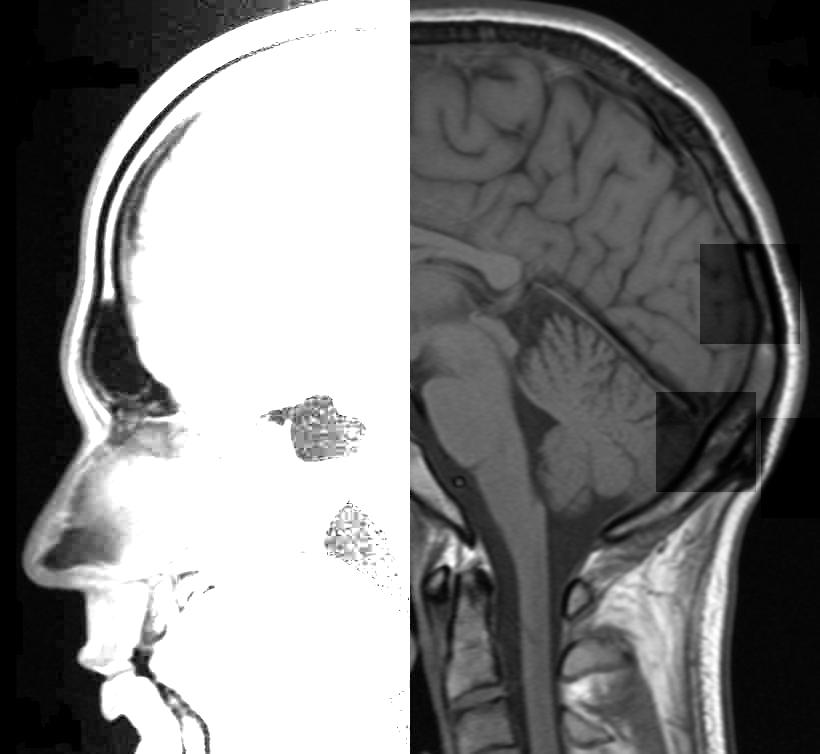
%> input picture Lab4/brain.jpg, 820 x 754 px
$ octave Histogram.m   (GNU Octave 9; MATLAB toolbox functions it lacks are replaced by stand-ins)
%> lines starting %> are read from the running program, lines starting %| are printed output that depends on the picture
% EE368/CS232 Digital Image Processing
% Bernd Girod
% Department of Electrical Engineering, Stanford University

% Script by Qiyuan Tian and David Chen
% Example histogram

clear, clc, close all
pkg load image
% Load test image
%img = imread('bay.jpg');
img = imread('brain.jpg');
%> img is the input picture: size 754x820 uint8; min 0, max 255, mean 126.9
%img = imread('moon.jpg');
[counts, index] = imhist(img);
%> counts = 256 values, max 184275 at index 256, min 295 at index 226, mean 2415.2; index = 256 values from 0 to 255

% Plot histogram
subplot(1, 2, 1), bar(index, counts);
set(gca, 'FontSize', 20);
xlim([0 255]);
xlabel('Gray level'), ylabel('# pixels');

% Show image
subplot(1, 2, 2), imshow(img);
title('Original image');
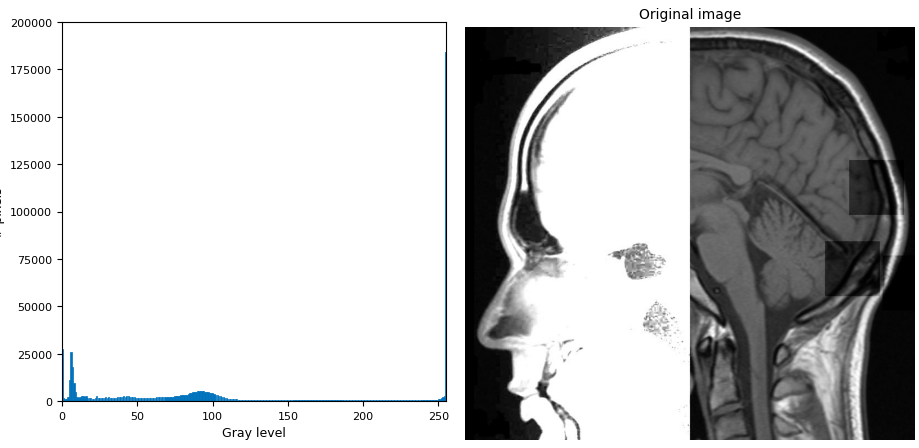
%> figure redrawn from the program's plot data, 2 panels
saveas(gca, 'Histogram.png');

$ run again, with Lab4/moon.jpg copied over Lab4/brain.jpg
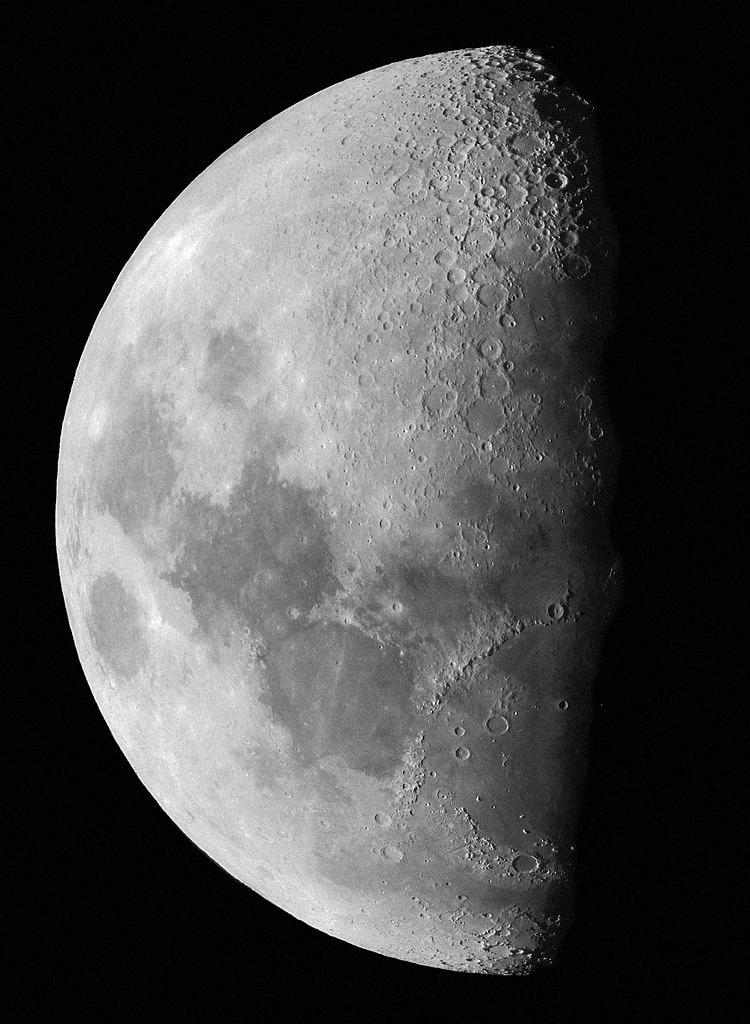
%> input picture Lab4/moon.jpg, 750 x 1024 px
%> img is the input picture: size 1024x750 uint8; min 0, max 255, mean 75.4
%> counts = 256 values, max 102420 at index 3, min 51 at index 254, mean 3000; index = 256 values from 0 to 255
%> `title('Original image');`:
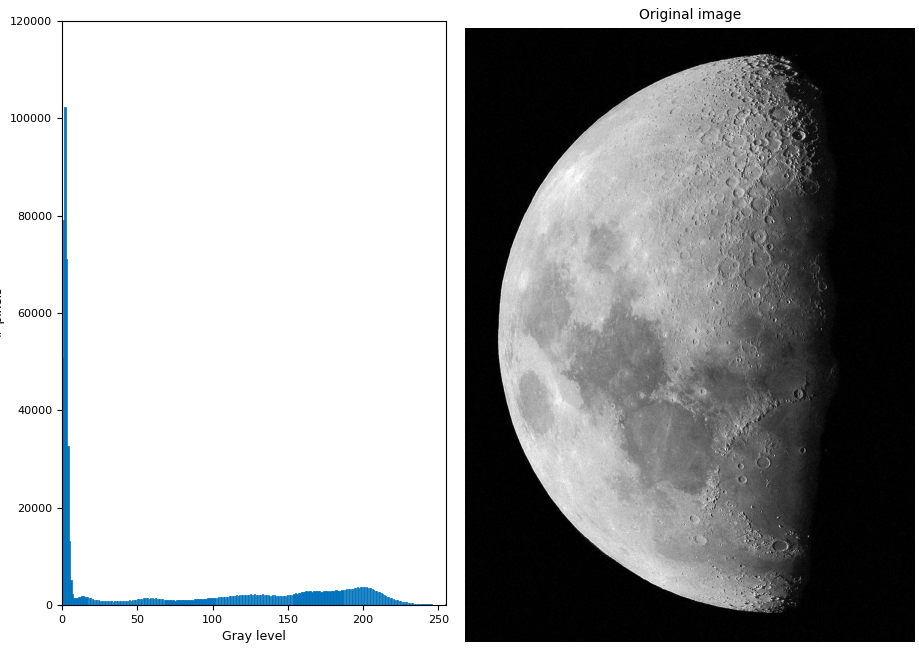
%> figure redrawn from the program's plot data, 2 panels
